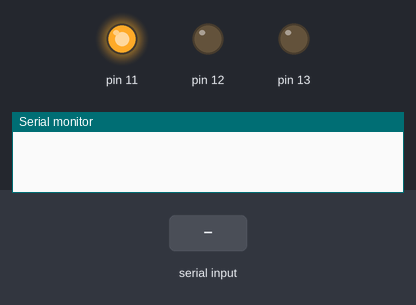
Bench run of a sketch on a simulated Arduino Uno, built with avr-gcc and run on an emulated ATmega328P. Parts: output pins drawn as LEDs (lit = HIGH), the last lines printed to the serial monitor. The test bench sets the inputs (shaded band).

Above: at 1.2 s.
1.3 s: "A" received over Serial
At 7.5 s:
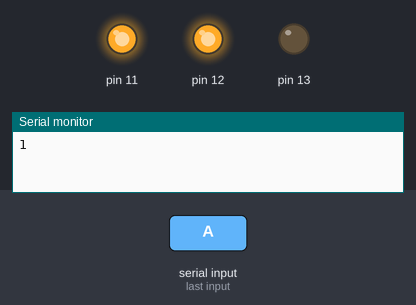
At 8.8 s:
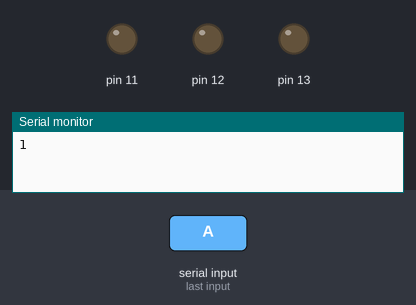
Timing chart, 0 to 10.3 s (numbered marks = the images above; inputs shaded):
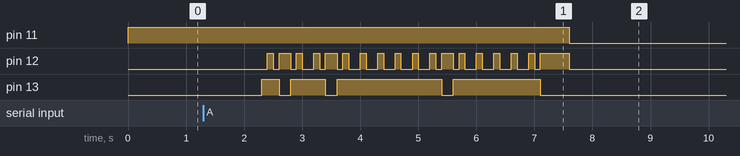

Measured:
- after the input at 1.3 s, pin 11: HIGH → LOW after 6.3 s; pin 12: LOW → HIGH after 1.1 s, → LOW 0.10 s later, → HIGH 0.10 s later, → LOW 0.20 s later, … (36 changes in this stretch); pin 13: LOW → HIGH after 1.0 s, → LOW 0.30 s later, → HIGH 0.20 s later, → LOW 0.60 s later, … (8 changes in this stretch)

The sketch:

cadena_de_bits_para_matriz_de_luces_AC.ino
```cpp
/*
crear un con dispositivos de potencia una matriz de 6 filas y 4 columnas
dónde se pueda por medio de una computadora ingresar un texto y este
se muestre en la matriz.

se utilizaron 3 registros de desplazamiento contectados
en cascada, sus salidas van conectadas a cada src que a
su vez van conectadas al circuito de las bombillas.

con esto se pueden utilizar solo 2 salidas del microcontrolador
en vez de 24, con esto a su vez es más fácil aislar la parte
de alto voltaje.

*/


//aqui se coloca el texto a mostrar
String cadena = " ";

String A = "100110011111100111110000";
String B = "011110010111100101110000";
String C = "111100010001000111110000";
String D = "011110011001100101110000";
String E = "111100010111000111110000";
String F = "000100010111000111110000";
String G = "111110011101000111100000";
String H = "100110011111100110010000";
String I = "011100100010001001110000";
String J = "001001010100010011110000";
String K = "100101010011010110010000";
String L = "111100010001000100010000";
String M = "100110011001111110010000";
String N = "100110011101101110010000";
String O = "111110011001100111110000";
String P = "000100010111100101110000";
String Q = "100001101001100101100000";
String R = "100110010111100101110000";
String S = "011110000110000111100000";
String T = "001000100010001001110000";
String U = "011010011001100110010000";
String V = "001001010101010101010000";
String W = "010101110101010101010000";
String X = "000010010110011010010000";
String Y = "001000100010001001010000";
String Z = "000011110010010011110000";


int retraso = 100;
int largo_cadena = 0;
void setup() {
  pinMode(13, OUTPUT);
  pinMode(12, OUTPUT);
  Serial.begin(9600);
  pinMode(11, OUTPUT);
  digitalWrite(11, HIGH);

}

void loop() {


  if ( Serial.available() > 0)
  {

    Serial.println(Serial.available());
    cadena = Serial.readString();
    for (int i = 0; i< cadena.length(); i++)
    {
    busqueda(cadena[i]);
    delay(1000);
    }
  }
 // digitalWrite(11, HIGH);//para apagar la ultima letra //no probado


}


byte UNO[]    ={0b00100110,0b10100010,0b00101111};
byte DOS[]   = {0b01101001,0b00010010,0b01001111};
byte TRES[]  = {0b01101001,0b00100010,0b10010110};
byte CUATRO[]= {0b10011001,0b11110001,0b00010001};
byte CINCO[] = {0b10011001,0b11110001,0b00010001};
byte SEIS[]  = {0b11111000,0b11111001,0b10011111};
byte SIETE[] = {0b11110001,0b00010001,0b00010001};
byte OCHO[]  = {0b00001111,0b10011111,0b10011111};
byte NUEVE[] = {0b11111001,0b11110001,0b10100110};
byte CERO[]  = {0b11111001,0b10011001,0b10011111};


  //envia la cadena de bits a los registros
  void ciclo(String ar)
  {
    digitalWrite(11, HIGH);
  for(int i = 0; i<=A.length(); i++)//tiene que tener 1 mas del tama;o del string
  {
    if(ar[i] == '1')
    {
     digitalWrite(13, HIGH);
     delay(retraso);
     digitalWrite(12, HIGH);
     delay(retraso);
     digitalWrite(12, LOW);
     delay(retraso);
     digitalWrite(13, LOW);

    }
    else
    {
     digitalWrite(12, HIGH);
     delay(retraso);
     digitalWrite(12, LOW);
    }
  }
  digitalWrite(11, LOW);
  }


  //solo sirve para llamar a la funcion
  //ciclo que envia los bits
  void busqueda(char caracter)
  {


    switch (caracter)
    {

    case 'A':
    ciclo(A);
    break;

    case 'B':
    ciclo(B);
    break;

    case 'C':
    ciclo(C);
    break;

    case 'D':
    ciclo(D);
    break;

    case 'E':
    ciclo(E);
    break;

    case 'F':
    ciclo(F);
    break;

    case 'G':
    ciclo(G);
    break;

    case 'H':
    ciclo(H);
    break;

    case 'I':
    ciclo(I);
    break;

    case 'J':
    ciclo(J);
    break;

    case 'K':
    ciclo(K);
    break;

    case 'L':
    ciclo(L);
    break;

    case 'M':
    ciclo(M);
    break;

    case 'N':
    ciclo(N);
    break;

    case 'O':
    ciclo(O);
    break;

    case 'P':
    ciclo(P);
    break;

    case 'Q':
    ciclo(Q);
    break;

    case 'R':
    ciclo(R);
    break;

    case 'S':
    ciclo(S);
    break;

    case 'T':
    ciclo(T);
    break;

    case 'U':
    ciclo(U);
    break;

    case 'V':
    ciclo(V);
    break;

    case 'W':
    ciclo(W);
    break;

    case 'X':
    ciclo(X);
    break;

    case 'Y':
    ciclo(Y);
    break;

    case 'Z':
    ciclo(Z);
    break;


 /*
         case '1':
    ciclo(uno);
    break;

      case '2':
    ciclo(dos);
    break;

      case '3':
    ciclo(tres);
    break;

      case '4':
    ciclo(cuatro);
    break;

      case '5':
    ciclo(cinco);
    break;

      case '6':
    ciclo(seis);
    break;

      case '7':
    ciclo(siete);
    break;

      case '8':
    ciclo(ocho);
    break;

      case '9':
    ciclo(nueve);
    break;

      case '0':
    ciclo(cero);
    break;


*/


    default:
    break;
    }
  }
```
